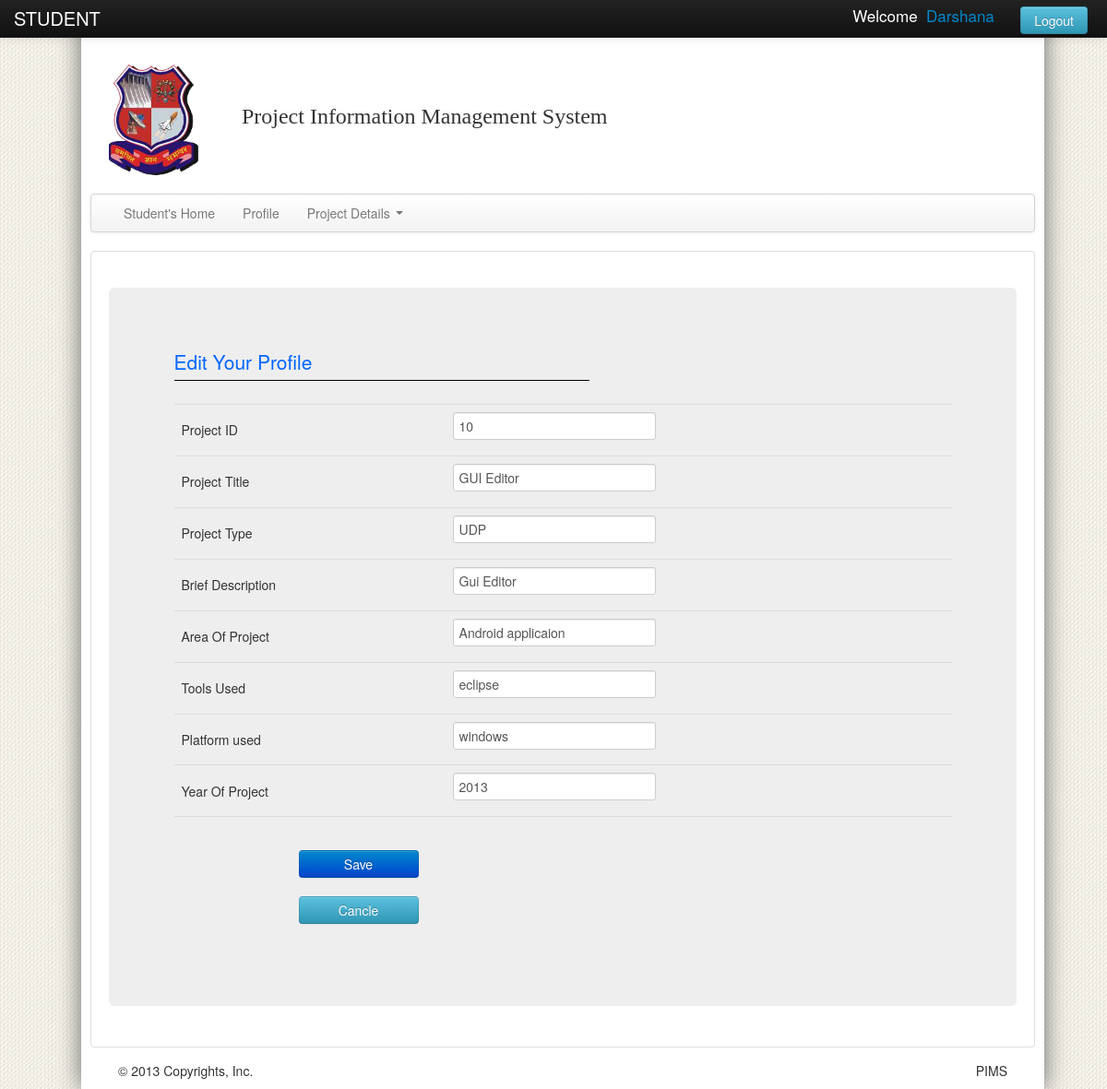
/student/editprojectprofile1.php (signed in), run on the app's committed database.
### tables this page shows
CREATE TABLE IF NOT EXISTS `student_project_information` (
  `pro_id` varchar(15) NOT NULL,
  `ref_id` varchar(15) NOT NULL,
  `pro_title` varchar(50) NOT NULL,
  `pro_def` text NOT NULL,
  `disciplinary` varchar(10) NOT NULL,
  `pro_area` varchar(30) NOT NULL,
  `pro_keywords` text NOT NULL,
  `pro_company_name` varchar(30) NOT NULL,
  `pro_company_addr` text NOT NULL,
  `pro_company_email` varchar(30) NOT NULL,
  `yearofproject` int(4) NOT NULL,
  `pro_tools_used` varchar(50) NOT NULL,
  `pro_platform` varchar(20) NOT NULL,
  `pro_type` varchar(5) NOT NULL,
  `phase1` varchar(3) NOT NULL,
  `phase2` varchar(3) NOT NULL,
  `phase3` varchar(3) NOT NULL,
  PRIMARY KEY (`pro_id`),
  UNIQUE KEY `ref_id` (`ref_id`)
);

### student/editprojectprofile1.php (the view, shortened to what this page needs)
<!DOCTYPE html PUBLIC "-//W3C//DTD XHTML 1.0 Transitional//EN" "http://www.w3.org/TR/xhtml1/DTD/xhtml1-transitional.dtd">
<html xmlns="http://www.w3.org/1999/xhtml">
<head>
    <link rel="stylesheet" type="text/css" href="../css/bootstrap.min.css" />
	<link href="../css/bootstrap-responsive.css" rel="stylesheet">
</head>
<body >
	<div class="wrap">
	<div class="navbar navbar-inverse navbar-fixed-top">
    	<div class="navbar-inner">
        	<div class="container">
            	<a class="brand" href="index.php"> STUDENT </a>
                <div class="nav-collapse collapse">
						<?php
						if(isset($_SESSION['name']))
						{
						?>
							<div style="float:right; margin-top: 2px;color: #ffffff;font-size: 17px;margin-right:6px;">
						<?php	echo "Welcome &nbsp;<a href=\"viewprofile.php\">".$_SESSION['fname']; ?>  </a>
						<?php echo "&nbsp;&nbsp;&nbsp;&nbsp;&nbsp;<a href=\"../logout.php\" class=\"btn btn-info\">Logout</a>";
                       } ?>
					   </div>
                 </div>
    		</div>
         </div>
    </div>
    <div style="margin-top:50px;background-color:#FFFFFF;">
    	<a href="index.php"><img src="../images/gtu.png" style="height:120px; width:100px; padding:20px;" /></a>
            	<a class="head" href="index.php" style="text-decoration:none; font-size:24px; margin-left:20px;">Project Information Management System</a>
    </div>
	<div class="navbar">
  		<div class="navbar-inner">
			    <ul class="nav">
				<li><a href="../student/index.php">Student's Home</a></li>
			      <li><a href="../student/viewprofile.php">Profile</a></li>
			 <li class="dropdown">
        <a href="#" class="dropdown-toggle" data-toggle="dropdown">Project Details <b class="caret"></b></a>
      </li>
			    </ul>
		  </div>
	</div>
      <div class="bs-docs-example">
	    <div class="hero-unit">
    	    <fieldset>
    			<legend style="color:#06F; width:450px;">Edit Your Profile</legend>
			<div class="table">
        	<form method="post" action="editpro2.php">
            	<?php
					$id=$_SESSION['name'];
					$result = mysql_query("SELECT * FROM student_project_information WHERE ref_id='$id'");
					while($row = mysql_fetch_array($result))
						{
							$proid=$row['pro_id'];
							$protype=$row['pro_type'];
							$protitle=$row['pro_title'];
							$prodef=$row['pro_def'];
							$proarea=$row['pro_area'];
							$y=$row['yearofproject'];
							$protools=$row['pro_tools_used'];
							$proplt=$row['pro_platform'];
							}
						?>
				<table cellpadding="1" cellspacing="1" class="table table-hover">
						<tr>
                            	<td> Project ID<font color="#FF0000"> &nbsp;   </font>  </td>
                                <td><input type="text" name="title" value="<?php echo $proid;?>" placeholder="Enter Project ID Here" /></td>
                            </tr>
							<tr>
                            	<td> Project Title<font color="#FF0000"> &nbsp;   </font>  </td>
                                <td><input type="text" name="title" value="<?php echo $protitle;?>" placeholder="Enter Project Title Here" /></td>
                            </tr>
							<tr>
                				<td> Project Type<font color="#FF0000"> &nbsp;  </font>  </td>
                                <td><input type="text" name="type" cols="10" value="<?php echo $protype;?>" placeholder="Write Project Definition Here"></textarea>
							</tr>
                            <tr>
                				<td> Brief Description <font color="#FF0000"> &nbsp;   </font>  </td>
                                <td><input type="text" name="def" name="idef" cols="10" value="<?php echo $prodef;?>" placeholder="Write Project Definition Here"></textarea>
							</tr>
                            <tr>
                            	<td> Area Of Project <font color="#FF0000"> &nbsp; </font>  </td>
                                <td><input type="text" name="iarea" value="<?php echo $proarea;?>" placeholder="Enter Field Here" /></td>
                            </tr>
							<tr>
                            	<td> Tools Used <font color="#FF0000"> &nbsp;   </font>  </td>
                                <td><input type="text" name="utool" value="<?php echo $protools;?>" placeholder="Enter Tool Here" /></td>
                            </tr>
							 <tr>
                            	<td> Platform used <font color="#FF0000"> &nbsp;   </font>  </td>
                                <td><input type="text" name="uplatform" value="<?php echo $proplt;?>" placeholder="Enter Plateform Here" /></td>
                            </tr>
			                <tr>
			                <tr>
                            	<td> Year Of Project <font color="#FF0000"> &nbsp;   </font> </td>
                                <td> <input type="text" name="iyear" value="<?php echo $y;?>" placeholder="Year" /></td>
                            </tr>
							<tr>
								<td></td><td></td>
							</tr>
						</table>
                        <div>
            					<button class="btn btn-primary" type="submit" style="margin-left:135px;width:130px;"> Save </button>
            			</div>
                        </form>
           <a href="viewprojectprofile.php"><button class="btn btn-info" style="margin-left:135px;width:130px;" > Cancle </button></a>
           </div>
	</div>
		</div>
<div   >
				<p class="pull-left" style="padding-left:30px;">&copy; 2013 Copyrights, Inc. </p>
				<p class="pull-right" style="padding-right:30px;">PIMS</p>
			</div>
</div>
</body>
</html>

### student/editprojectprofile1.php (style rules this page uses)
body { background-image:url(../images/1.png); background-repeat:repeat; }
.head { font-family:"Copperplate Gothic Bold"; color:#333; text-decoration:none; }
.wrap { position:absolute; width:1024px; background-color:#FFFFFF; padding:0 10px; -o-box-shadow: 10px 10px 5px #888; -moz-box-shadow: 10px 10px 5px #888; -webkit-box-shadow: 10px 10px 5px #888; box-shadow: 0px 0px 25px #666; }

### data on the page
student_project_information: title "10", title "GUI Editor", type "UDP", def "Gui Editor", iarea "Android applicaion", utool "eclipse", uplatform "windows", iyear "2013"

### other printed values
$_SESSION['fname'] "Darshana"
